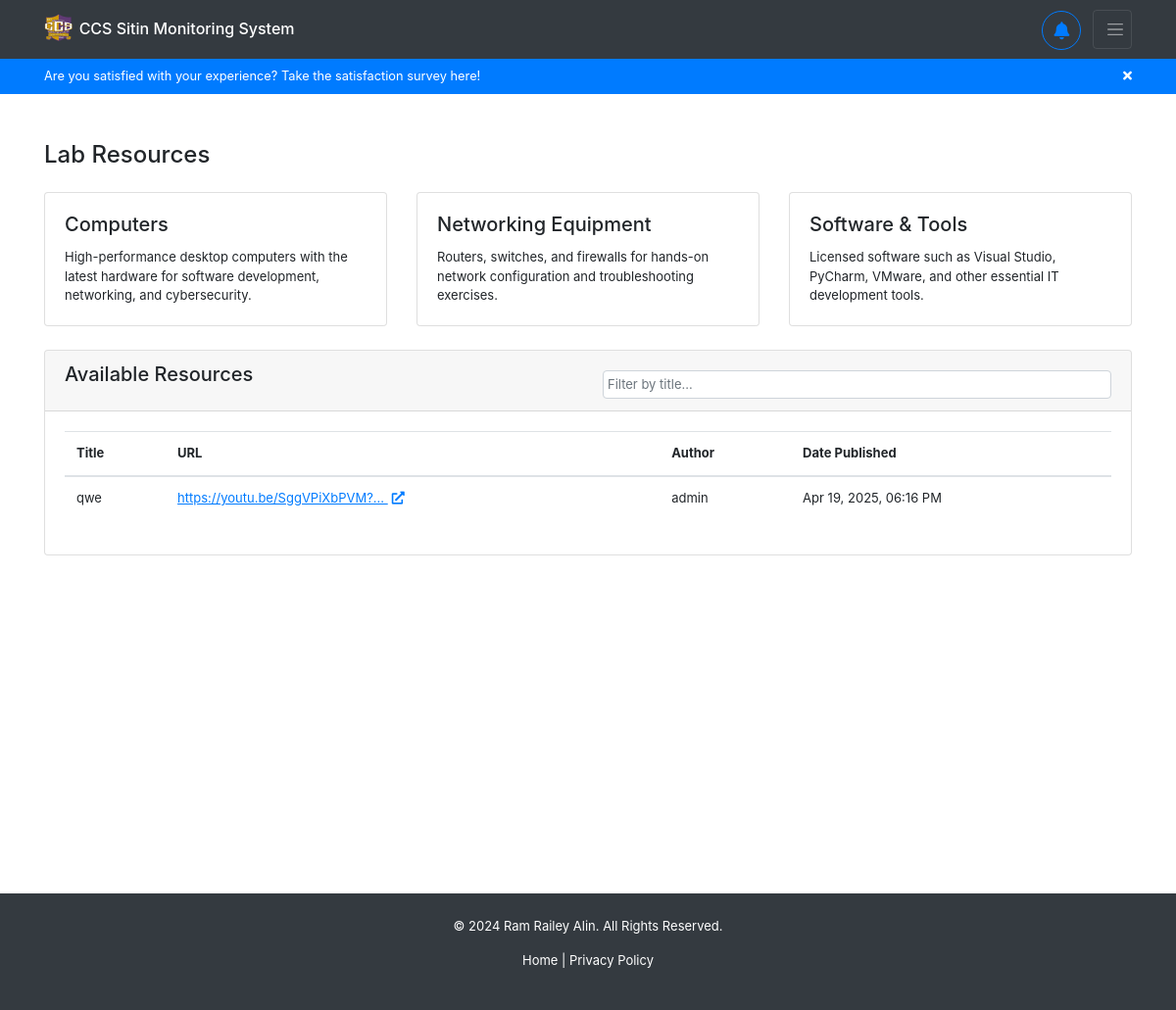
The page /resources/ (signed in) on the database as committed earlier.
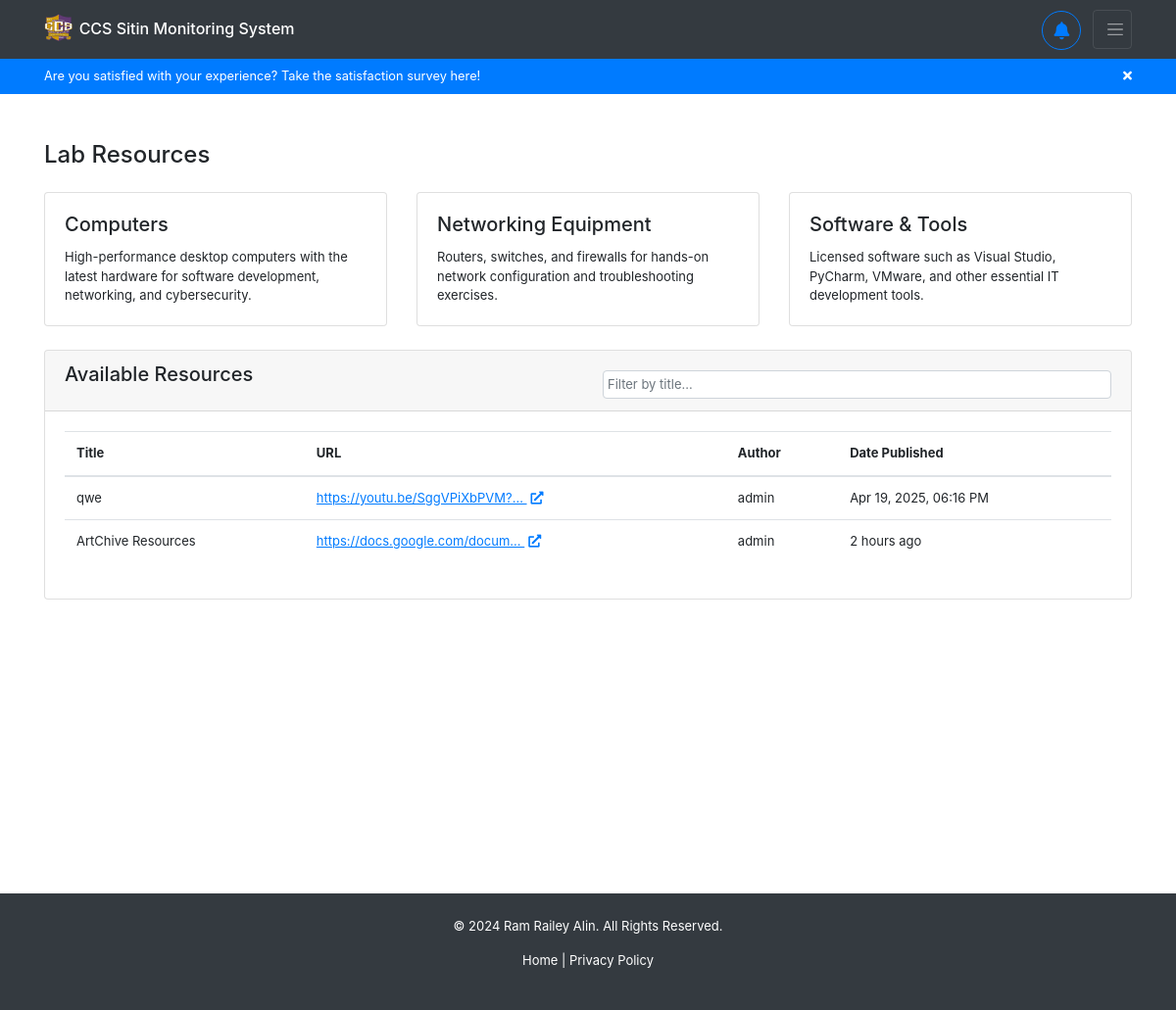
The same page on the database as committed later.
### backend/models.py (models this page shows, shortened)
class LabResource(models.Model):
    url = models.URLField(blank=True, null=True)
    title = models.CharField(max_length=50, blank=True, null=True)
    created_at = models.DateTimeField(auto_now_add=True)
    updated_at = models.DateTimeField(auto_now=True)
    is_enabled = models.BooleanField(default=True, blank=True, null=True)
    created_by = models.ForeignKey(User, on_delete=models.SET_NULL, null=True, blank=True, limit_choices_to={ 'is_superuser': True })

### backend/views.py (the view)
# urls.py: path('resources/', views.resources, name='user-resources'),
@login_required
def resources(request):
    if request.user.is_authenticated:
        lab_resources = LabResource.objects.all().filter(is_enabled=True)
        schedule = Registration.objects.values('study_load').get(idno=request.user.registration.idno)
        return render(request, 'backend/pages/resources.html', context={ 'lab_resources': lab_resources, 'schedule': schedule })
    return redirect('/')

### backend/templatetags/custom_filters.py (called while the page is built)
@register.filter
def time_ago(value):
    if not value:
        return ""
    now = timezone.localtime(timezone.now())
    value = timezone.localtime(value)
    diff = now - value
    seconds = diff.total_seconds()
    if seconds < 60:
        return f"{int(seconds)} seconds ago"
    elif seconds < 3600:
        minutes = int(seconds / 60)
        return f"{minutes} minute{'s' if minutes != 1 else ''} ago"
    elif seconds < 86400:
        hours = int(seconds / 3600)
        return f"{hours} hour{'s' if hours != 1 else ''} ago"
    else:
        return value.strftime("%b %d, %Y, %I:%M %p ")  # Fallback to date if > 1 day

### backend/templates/backend/pages/resources.html (shortened to what this page needs)
{% extends 'backend/base.html' %}
{% load custom_filters %}
{% block content %}
<div class="container mt-5">
    <h4 class="mb-4">Lab Resources</h4>
    <div class="row mb-4">
        <div class="col-md-4">
            <div class="card">
                <div class="card-body">
                    <h5 class="card-title">Computers</h5>
                    <p class="card-text">High-performance desktop computers with the latest hardware for software development, networking, and cybersecurity.</p>
                </div>
            </div>
        </div>
        <div class="col-md-4">
            <div class="card">
                <div class="card-body">
                    <h5 class="card-title">Networking Equipment</h5>
                    <p class="card-text">Routers, switches, and firewalls for hands-on network configuration and troubleshooting exercises.</p>
                </div>
            </div>
        </div>
        <div class="col-md-4">
            <div class="card">
                <div class="card-body">
                    <h5 class="card-title">Software & Tools</h5>
                    <p class="card-text">Licensed software such as Visual Studio, PyCharm, VMware, and other essential IT development tools.</p>
                </div>
            </div>
        </div>
    </div>
    <div class="card mb-4">
        <div class="card-header">
            <div class="row">
                <div class="col-md-6">
                    <h5 class="mb-0">Available Resources</h5>
                </div>
                <div class="col-md-6 text-right">
                    <input type="text" id="resourceSearch" class="form-control mt-2 p-1" placeholder="Filter by title...">
                </div>
            </div>
        </div>
        <div class="card-body">
            <div class="table-responsive">
                <table class="table table-hover" id="resourcesTable">
                    <thead>
                        <tr>
                            <th>Title</th>
                            <th>URL</th>
                            <th>Author</th>
                            <th>Date Published</th>
                        </tr>
                    </thead>
                    <tbody>
                        {% for resource in lab_resources %}
                        <tr>
                            <td>{{ resource.title }}</td>
                            <td>
                                <a href="{{ resource.url }}" target="_blank" class="text-primary" style="text-decoration: underline;">
                                    {{ resource.url|truncatechars:30 }}
                                    <i class="fas fa-external-link-alt ml-1"></i>
                                </a>
                            </td>
                            <td>{{ resource.created_by.get_full_name|default:resource.created_by.username }}</td>
                            <td>{{ resource.created_at|time_ago }}</td>
                        </tr>
                        {% empty %}
                        <tr>
                            <td colspan="5" class="text-center text-muted small">No resources available</td>
                        </tr>
                        {% endfor %}
                    </tbody>
                </table>
            </div>
        </div>
    </div>
</div>
{% endblock %}

Rows that differ between the two databases and show on the page:
added LabResource: title "ArtChive Resources", url "https://docs.google.com/docum…", created_by.get_full_name "admin", created_at "2 hours ago"
